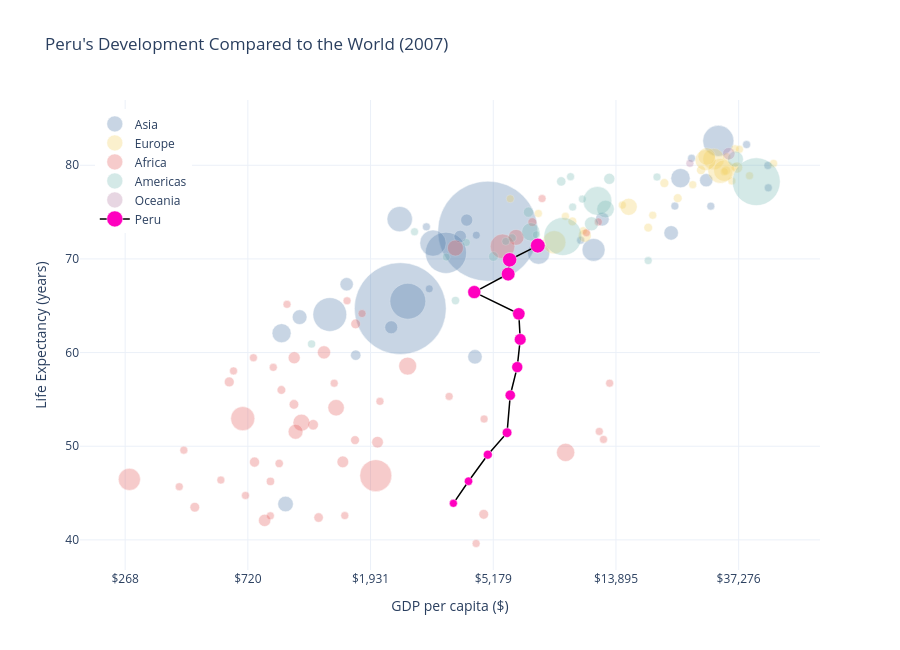

Notebook code cell kept with this figure:
### Code cell
import plotly.graph_objects as go

# Filter data
data_2007 = df[df["year"] == 2007]
peru = df[df["country"] == "Peru"].sort_values("year")

# Continent colors
continent_colors = {
    "Asia": "#4C78A8",
    "Europe": "#F2CF5B",
    "Africa": "#E45756",
    "Americas": "#72B7B2",
    "Oceania": "#B279A2"
}

fig = go.Figure()

# Scale bubble sizes by population
sizeref = 2.0 * data_2007["pop"].max() / (100**2)

# Countries in 2007, colored by continent
for continent, color in continent_colors.items():
    continent_df = data_2007[
        data_2007["continent"] == continent
    ]

    fig.add_trace(go.Scatter(
        x=continent_df["gdpPercap"],
        y=continent_df["lifeExp"],
        mode="markers",
        name=continent,
        marker=dict(
            size=continent_df["pop"],
            sizemode="area",
            sizeref=sizeref,
            sizemin=4,
            color=color,
            opacity=0.30,
            line=dict(width=0.5, color="white")
        ),
        customdata=continent_df[["country", "pop"]],
        hovertemplate=(
            "<b>%{customdata[0]}</b><br>"
            "GDP per capita: $%{x:,.0f}<br>"
            "Life expectancy: %{y:.1f}<br>"
            "Population: %{customdata[1]:,.0f}"
            "<extra></extra>"
        )
    ))

# Peru's historical path
fig.add_trace(go.Scatter(
    x=peru["gdpPercap"],
    y=peru["lifeExp"],
    mode="lines+markers",
    name="Peru",
    line=dict(color="black", width=1.5),
    marker =dict(
                size=peru["pop"],
                sizemode="area",
                sizeref=sizeref,
                sizemin=4,
                color="#FF00BF",
                opacity=1,
                line=dict(width=0.5, color="white")
            ),
    customdata=peru[["year", "pop"]],
    hovertemplate=(
        "<b>Peru</b><br>"
        "Year: %{customdata[0]}<br>"
        "GDP per capita: $%{x:,.0f}<br>"
        "Life expectancy: %{y:.1f}<br>"
        "Population: %{customdata[1]:,.0f}"
        "<extra></extra>"
    )
))

fig.update_layout(
    title="Peru's Development Compared to the World (2007)",
    xaxis_title="GDP per capita ($)",
    yaxis_title="Life Expectancy (years)",
    template="plotly_white",
    legend=dict(x=0.02, y=0.98),
    height=650
)

tick_vals = np.logspace(2, 5, 8)

fig.update_xaxes(
    type="log",
    tickmode="array",
    tickvals=tick_vals,
    ticktext=[f"${x:,.0f}" for x in tick_vals]
)

#fig.update_xaxes(type="log")

fig.show()

### Figure 1 — Plotly figure (JSON) as saved in the notebook; plotly's stock layout.template omitted (floating-point values rounded to 4 significant figures)
{"data": [{"customdata": [["Afghanistan", 31889923], ["Bahrain", 708573], ["Bangladesh", 150448339], ["Cambodia", 14131858], ["China", 1318683096], ["Hong Kong, China", 6980412], ["India", 1110396331], ["Indonesia", 223547000], ["Iran", 69453570], ["Iraq", 27499638], ["Israel", 6426679], ["Japan", 127467972], ["Jordan", 6053193], ["Korea, Dem. Rep.", 23301725], ["Korea, Rep.", 49044790], ["Kuwait", 2505559], ["Lebanon", 3921278], ["Malaysia", 24821286], ["Mongolia", 2874127], ["Myanmar", 47761980], ["Nepal", 28901790], ["Oman", 3204897], ["Pakistan", 169270617], ["Philippines", 91077287], ["Saudi Arabia", 27601038], ["Singapore", 4553009], ["Sri Lanka", 20378239], ["Syria", 19314747], ["Taiwan", 23174294], ["Thailand", 65068149], ["Vietnam", 85262356], ["West Bank and Gaza", 4018332], ["Yemen, Rep.", 22211743]], "hovertemplate": "<b>%{customdata[0]}</b><br>GDP per capita: $%{x:,.0f}<br>Life expectancy: %{y:.1f}<br>Population: %{customdata[1]:,.0f}<extra></extra>", "marker": {"color": "#4C78A8", "line": {"color": "white", "width": 0.5}, "opacity": 0.3, "size": [31889923, 708573, 150448339, 14131858, 1318683096, 6980412, 1110396331, 223547000, 69453570, 27499638, 6426679, 127467972, 6053193, 23301725, 49044790, 2505559, 3921278, 24821286, 2874127, 47761980, 28901790, 3204897, 169270617, 91077287, 27601038, 4553009, 20378239, 19314747, 23174294, 65068149, 85262356, 4018332, 22211743], "sizemin": 4, "sizemode": "area", "sizeref": 263700.0}, "mode": "markers", "name": "Asia", "type": "scatter", "x": [974.6, 29800.0, 1391.0, 1714.0, 4959.0, 39720.0, 2452.0, 3541.0, 11610.0, 4471.0, 25520.0, 31660.0, 4519.0, 1593.0, 23350.0, 47310.0, 10460.0, 12450.0, 3096.0, 944, 1091.0, 22320.0, 2606.0, 3190.0, 21650.0, 47140.0, 3970.0, 4185.0, 28720.0, 7458.0, 2442.0, 3025.0, 2281.0], "y": [43.83, 75.64, 64.06, 59.72, 72.96, 82.21, 64.7, 70.65, 70.96, 59.55, 80.75, 82.6, 72.53, 67.3, 78.62, 77.59, 71.99, 74.24, 66.8, 62.07, 63.78, 75.64, 65.48, 71.69, 72.78, 79.97, 72.4, 74.14, 78.4, 70.62, 74.25, 73.42, 62.7]}, {"customdata": [["Albania", 3600523], ["Austria", 8199783], ["Belgium", 10392226], ["Bosnia and Herzegovina", 4552198], ["Bulgaria", 7322858], ["Croatia", 4493312], ["Czech Republic", 10228744], ["Denmark", 5468120], ["Finland", 5238460], ["France", 61083916], ["Germany", 82400996], ["Greece", 10706290], ["Hungary", 9956108], ["Iceland", 301931], ["Ireland", 4109086], ["Italy", 58147733], ["Montenegro", 684736], ["Netherlands", 16570613], ["Norway", 4627926], ["Poland", 38518241], ["Portugal", 10642836], ["Romania", 22276056], ["Serbia", 10150265], ["Slovak Republic", 5447502], ["Slovenia", 2009245], ["Spain", 40448191], ["Sweden", 9031088], ["Switzerland", 7554661], ["Turkey", 71158647], ["United Kingdom", 60776238]], "hovertemplate": "<b>%{customdata[0]}</b><br>GDP per capita: $%{x:,.0f}<br>Life expectancy: %{y:.1f}<br>Population: %{customdata[1]:,.0f}<extra></extra>", "marker": {"color": "#F2CF5B", "line": {"color": "white", "width": 0.5}, "opacity": 0.3, "size": [3600523, 8199783, 10392226, 4552198, 7322858, 4493312, 10228744, 5468120, 5238460, 61083916, 82400996, 10706290, 9956108, 301931, 4109086, 58147733, 684736, 16570613, 4627926, 38518241, 10642836, 22276056, 10150265, 5447502, 2009245, 40448191, 9031088, 7554661, 71158647, 60776238], "sizemin": 4, "sizemode": "area", "sizeref": 263700.0}, "mode": "markers", "name": "Europe", "type": "scatter", "x": [5937.0, 36130.0, 33690.0, 7446.0, 10680.0, 14620.0, 22830.0, 35280.0, 33210.0, 30470.0, 32170.0, 27540.0, 18010.0, 36180.0, 40680.0, 28570.0, 9254.0, 36800.0, 49360.0, 15390.0, 20510.0, 10810.0, 9787.0, 18680.0, 25770.0, 28820.0, 33860.0, 37510.0, 8458.0, 33200.0], "y": [76.42, 79.83, 79.44, 74.85, 73.0, 75.75, 76.49, 78.33, 79.31, 80.66, 79.41, 79.48, 73.34, 81.76, 78.89, 80.55, 74.54, 79.76, 80.2, 75.56, 78.1, 72.48, 74.0, 74.66, 77.93, 80.94, 80.88, 81.7, 71.78, 79.42]}, {"customdata": [["Algeria", 33333216], ["Angola", 12420476], ["Benin", 8078314], ["Botswana", 1639131], ["Burkina Faso", 14326203], ["Burundi", 8390505], ["Cameroon", 17696293], ["Central African Republic", 4369038], ["Chad", 10238807], ["Comoros", 710960], ["Congo, Dem. Rep.", 64606759], ["Congo, Rep.", 3800610], ["Cote d'Ivoire", 18013409], ["Djibouti", 496374], ["Egypt", 80264543], ["Equatorial Guinea", 551201], ["Eritrea", 4906585], ["Ethiopia", 76511887], ["Gabon", 1454867], ["Gambia", 1688359], ["Ghana", 22873338], ["Guinea", 9947814], ["Guinea-Bissau", 1472041], ["Kenya", 35610177], ["Lesotho", 2012649], ["Liberia", 3193942], ["Libya", 6036914], ["Madagascar", 19167654], ["Malawi", 13327079], ["Mali", 12031795], ["Mauritania", 3270065], ["Mauritius", 1250882], ["Morocco", 33757175], ["Mozambique", 19951656], ["Namibia", 2055080], ["Niger", 12894865], ["Nigeria", 135031164], ["Reunion", 798094], ["Rwanda", 8860588], ["Sao Tome and Principe", 199579], ["Senegal", 12267493], ["Sierra Leone", 6144562], ["Somalia", 9118773], ["South Africa", 43997828], ["Sudan", 42292929], ["Swaziland", 1133066], ["Tanzania", 38139640], ["Togo", 5701579], ["Tunisia", 10276158], ["Uganda", 29170398], ["Zambia", 11746035], ["Zimbabwe", 12311143]], "hovertemplate": "<b>%{customdata[0]}</b><br>GDP per capita: $%{x:,.0f}<br>Life expectancy: %{y:.1f}<br>Population: %{customdata[1]:,.0f}<extra></extra>", "marker": {"color": "#E45756", "line": {"color": "white", "width": 0.5}, "opacity": 0.3, "size": [33333216, 12420476, 8078314, 1639131, 14326203, 8390505, 17696293, 4369038, 10238807, 710960, 64606759, 3800610, 18013409, 496374, 80264543, 551201, 4906585, 76511887, 1454867, 1688359, 22873338, 9947814, 1472041, 35610177, 2012649, 3193942, 6036914, 19167654, 13327079, 12031795, 3270065, 1250882, 33757175, 19951656, 2055080, 12894865, 135031164, 798094, 8860588, 199579, 12267493, 6144562, 9118773, 43997828, 42292929, 1133066, 38139640, 5701579, 10276158, 29170398, 11746035, 12311143], "sizemin": 4, "sizemode": "area", "sizeref": 263700.0}, "mode": "markers", "name": "Africa", "type": "scatter", "x": [6223.0, 4797.0, 1441.0, 12570.0, 1217.0, 430.1, 2042.0, 706.0, 1704.0, 986.1, 277.6, 3633.0, 1545.0, 2082.0, 5581.0, 12150.0, 641.4, 690.8, 13210.0, 752.7, 1328.0, 942.7, 579.2, 1463.0, 1569.0, 414.5, 12060.0, 1045.0, 759.3, 1043.0, 1803.0, 10960.0, 3820.0, 823.7, 4811.0, 619.7, 2014.0, 7670.0, 863.1, 1598.0, 1712.0, 862.5, 926.1, 9270.0, 2602.0, 4513.0, 1107.0, 883.0, 7093.0, 1056.0, 1271.0, 469.7], "y": [72.3, 42.73, 56.73, 50.73, 52.3, 49.58, 50.43, 44.74, 50.65, 65.15, 46.46, 55.32, 48.33, 54.79, 71.34, 51.58, 58.04, 52.95, 56.73, 59.45, 60.02, 56.01, 46.39, 54.11, 42.59, 45.68, 73.95, 59.44, 48.3, 54.47, 64.16, 72.8, 71.16, 42.08, 52.91, 56.87, 46.86, 76.44, 46.24, 65.53, 63.06, 42.57, 48.16, 49.34, 58.56, 39.61, 52.52, 58.42, 73.92, 51.54, 42.38, 43.49]}, {"customdata": [["Argentina", 40301927], ["Bolivia", 9119152], ["Brazil", 190010647], ["Canada", 33390141], ["Chile", 16284741], ["Colombia", 44227550], ["Costa Rica", 4133884], ["Cuba", 11416987], ["Dominican Republic", 9319622], ["Ecuador", 13755680], ["El Salvador", 6939688], ["Guatemala", 12572928], ["Haiti", 8502814], ["Honduras", 7483763], ["Jamaica", 2780132], ["Mexico", 108700891], ["Nicaragua", 5675356], ["Panama", 3242173], ["Paraguay", 6667147], ["Peru", 28674757], ["Puerto Rico", 3942491], ["Trinidad and Tobago", 1056608], ["United States", 301139947], ["Uruguay", 3447496], ["Venezuela", 26084662]], "hovertemplate": "<b>%{customdata[0]}</b><br>GDP per capita: $%{x:,.0f}<br>Life expectancy: %{y:.1f}<br>Population: %{customdata[1]:,.0f}<extra></extra>", "marker": {"color": "#72B7B2", "line": {"color": "white", "width": 0.5}, "opacity": 0.3, "size": [40301927, 9119152, 190010647, 33390141, 16284741, 44227550, 4133884, 11416987, 9319622, 13755680, 6939688, 12572928, 8502814, 7483763, 2780132, 108700891, 5675356, 3242173, 6667147, 28674757, 3942491, 1056608, 301139947, 3447496, 26084662], "sizemin": 4, "sizemode": "area", "sizeref": 263700.0}, "mode": "markers", "name": "Americas", "type": "scatter", "x": [12780.0, 3822.0, 9066.0, 36320.0, 13170.0, 7007.0, 9645.0, 8948.0, 6025.0, 6873.0, 5728.0, 5186.0, 1202.0, 3548.0, 7321.0, 11980.0, 2749.0, 9809.0, 4173.0, 7409.0, 19330.0, 18010.0, 42950.0, 10610.0, 11420.0], "y": [75.32, 65.55, 72.39, 80.65, 78.55, 72.89, 78.78, 78.27, 72.23, 74.99, 71.88, 70.26, 60.92, 70.2, 72.57, 76.19, 72.9, 75.54, 71.75, 71.42, 78.75, 69.82, 78.24, 76.38, 73.75]}, {"customdata": [["Australia", 20434176], ["New Zealand", 4115771]], "hovertemplate": "<b>%{customdata[0]}</b><br>GDP per capita: $%{x:,.0f}<br>Life expectancy: %{y:.1f}<br>Population: %{customdata[1]:,.0f}<extra></extra>", "marker": {"color": "#B279A2", "line": {"color": "white", "width": 0.5}, "opacity": 0.3, "size": [20434176, 4115771], "sizemin": 4, "sizemode": "area", "sizeref": 263700.0}, "mode": "markers", "name": "Oceania", "type": "scatter", "x": [34440.0, 25190.0], "y": [81.23, 80.2]}, {"customdata": [[1952, 8025700], [1957, 9146100], [1962, 10516500], [1967, 12132200], [1972, 13954700], [1977, 15990099], [1982, 18125129], [1987, 20195924], [1992, 22430449], [1997, 24748122], [2002, 26769436], [2007, 28674757]], "hovertemplate": "<b>Peru</b><br>Year: %{customdata[0]}<br>GDP per capita: $%{x:,.0f}<br>Life expectancy: %{y:.1f}<br>Population: %{customdata[1]:,.0f}<extra></extra>", "line": {"color": "black", "width": 1.5}, "marker": {"color": "#FF00BF", "line": {"color": "white", "width": 0.5}, "opacity": 1, "size": [8025700, 9146100, 10516500, 12132200, 13954700, 15990099, 18125129, 20195924, 22430449, 24748122, 26769436, 28674757], "sizemin": 4, "sizemode": "area", "sizeref": 263700.0}, "mode": "lines+markers", "name": "Peru", "type": "scatter", "x": [3759.0, 4245.0, 4957.0, 5788.0, 5938.0, 6281.0, 6435.0, 6361.0, 4446.0, 5838.0, 5909.0, 7409.0], "y": [43.9, 46.26, 49.1, 51.45, 55.45, 58.45, 61.41, 64.13, 66.46, 68.39, 69.91, 71.42]}], "layout": {"height": 650, "legend": {"x": 0.02, "y": 0.98}, "title": {"text": "Peru's Development Compared to the World (2007)"}, "xaxis": {"tickmode": "array", "ticktext": ["$100", "$268", "$720", "$1,931", "$5,179", "$13,895", "$37,276", "$100,000"], "tickvals": [100, 268.3, 719.7, 1931.0, 5179.0, 13890.0, 37280.0, 100000], "title": {"text": "GDP per capita ($)"}, "type": "log"}, "yaxis": {"title": {"text": "Life Expectancy (years)"}}}}
